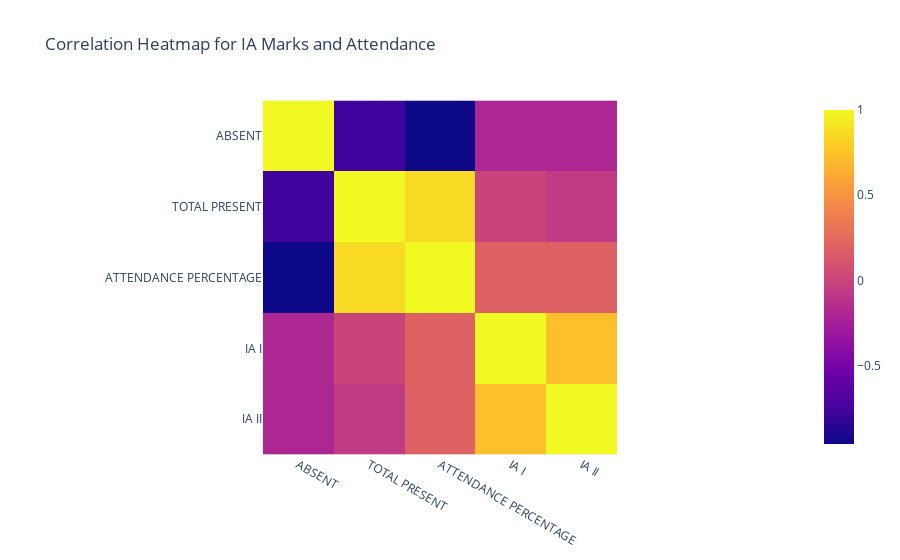

Notebook cell for this chart:
### Markdown cell above
# Correlation Heatmap for IA Marks and Attendance

### Code cell
import plotly.express as px

# Filter out columns with NaN values
corr_columns = df[correlation_columns].dropna(axis=1, how='all').columns

# Visualization: Correlation heatmap for specific columns
corr_fig = px.imshow(df[correlation_columns][corr_columns].corr(), x=corr_columns, y=corr_columns,
                     title='Correlation Heatmap for IA Marks and Attendance')

# Show the plot
corr_fig.show()

### Figure 1 — Plotly figure (JSON) as saved in the notebook; plotly's stock layout.template omitted (floating-point values rounded to 4 significant figures)
{"data": [{"coloraxis": "coloraxis", "hovertemplate": "x: %{x}<br>y: %{y}<br>color: %{z}<extra></extra>", "name": "0", "type": "heatmap", "x": ["ABSENT", "TOTAL PRESENT", "ATTENDANCE PERCENTAGE", "IA I", "IA II"], "xaxis": "x", "y": ["ABSENT", "TOTAL PRESENT", "ATTENDANCE PERCENTAGE", "IA I", "IA II"], "yaxis": "y", "z": [[1, -0.763, -0.9594, -0.1959, -0.1972], [-0.763, 1, 0.8544, 0.000507, -0.06047], [-0.9594, 0.8544, 1, 0.196, 0.1928], [-0.1959, 0.000507, 0.196, 1, 0.7299], [-0.1972, -0.06047, 0.1928, 0.7299, 1]]}], "layout": {"coloraxis": {"colorscale": [[0, "#0d0887"], [0.1111, "#46039f"], [0.2222, "#7201a8"], [0.3333, "#9c179e"], [0.4444, "#bd3786"], [0.5556, "#d8576b"], [0.6667, "#ed7953"], [0.7778, "#fb9f3a"], [0.8889, "#fdca26"], [1, "#f0f921"]]}, "title": {"text": "Correlation Heatmap for IA Marks and Attendance"}, "xaxis": {"anchor": "y", "constrain": "domain", "domain": [0, 1], "scaleanchor": "y"}, "yaxis": {"anchor": "x", "autorange": "reversed", "constrain": "domain", "domain": [0, 1]}}}
